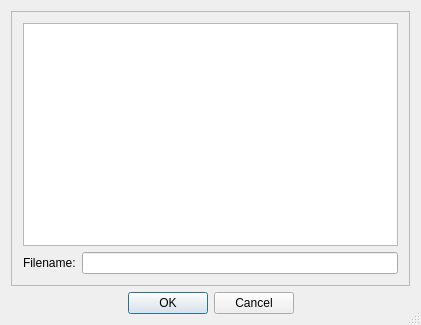
<?xml version="1.0" encoding="UTF-8"?>
<ui version="4.0">
 <class>ReportFileDialogClass</class>
 <widget class="QDialog" name="ReportFileDialogClass">
  <property name="geometry">
   <rect>
    <x>0</x>
    <y>0</y>
    <width>421</width>
    <height>325</height>
   </rect>
  </property>
  <property name="windowTitle">
   <string>Save Query</string>
  </property>
  <property name="sizeGripEnabled">
   <bool>true</bool>
  </property>
  <layout class="QVBoxLayout" name="verticalLayout_2">
   <item>
    <widget class="QFrame" name="frame">
     <property name="frameShape">
      <enum>QFrame::StyledPanel</enum>
     </property>
     <layout class="QVBoxLayout" name="verticalLayout">
      <item>
       <widget class="QTreeView" name="treeView">
        <property name="editTriggers">
         <set>QAbstractItemView::NoEditTriggers</set>
        </property>
       </widget>
      </item>
      <item>
       <layout class="QHBoxLayout" name="horizontalLayout">
        <item>
         <widget class="QLabel" name="label">
          <property name="text">
           <string>Filename:</string>
          </property>
          <property name="buddy">
           <cstring>lineEdit</cstring>
          </property>
         </widget>
        </item>
        <item>
         <widget class="QLineEdit" name="lineEdit"/>
        </item>
       </layout>
      </item>
     </layout>
    </widget>
   </item>
   <item>
    <widget class="QDialogButtonBox" name="buttonBox">
     <property name="standardButtons">
      <set>QDialogButtonBox::Cancel|QDialogButtonBox::Ok</set>
     </property>
     <property name="centerButtons">
      <bool>true</bool>
     </property>
    </widget>
   </item>
  </layout>
 </widget>
 <layoutdefault spacing="6" margin="11"/>
 <resources/>
 <connections>
  <connection>
   <sender>buttonBox</sender>
   <signal>accepted()</signal>
   <receiver>ReportFileDialogClass</receiver>
   <slot>accept()</slot>
   <hints>
    <hint type="sourcelabel">
     <x>168</x>
     <y>272</y>
    </hint>
    <hint type="destinationlabel">
     <x>90</x>
     <y>267</y>
    </hint>
   </hints>
  </connection>
  <connection>
   <sender>buttonBox</sender>
   <signal>rejected()</signal>
   <receiver>ReportFileDialogClass</receiver>
   <slot>reject()</slot>
   <hints>
    <hint type="sourcelabel">
     <x>273</x>
     <y>268</y>
    </hint>
    <hint type="destinationlabel">
     <x>341</x>
     <y>258</y>
    </hint>
   </hints>
  </connection>
 </connections>
</ui>
